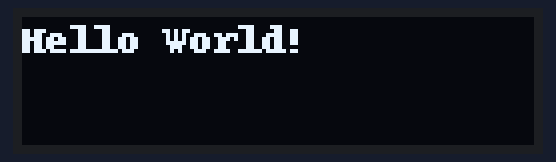
The program below on a simulated Raspberry Pi (BCM pin numbers). Shown: 128×32 one-colour display. At 0.1 s the program stops and its outputs stay as they are.

Above: at 0.1 s.

The program:

18_oled.py
```python
# require library - sudo pip3 install adafruit-circuitpython-ssd1306
from board import SCL, SDA
import busio
import adafruit_ssd1306
from PIL import Image, ImageDraw, ImageFont
import time

i2c = busio.I2C(SCL, SDA)

# Create the SSD1306 OLED class.
# The first two parameters are the pixel width and pixel height.  Change these
# to the right size for your display!
oled = adafruit_ssd1306.SSD1306_I2C(128, 32, i2c, addr=0x3C)

# Clear display.
oled.fill(0)
oled.show()

# Create blank image for drawing.
# Make sure to create image with mode '1' for 1-bit color.
image = Image.new("1", (oled.width, oled.height))

# Get drawing object to draw on image.
draw = ImageDraw.Draw(image)

# Load default font.
font = ImageFont.load_default()

# Draw Some Text
text = "Hello World!"
draw.text(
    (0, 0),
    text,
    font=font,
    fill=255,
)

# Display image
oled.image(image)
oled.show()
```
